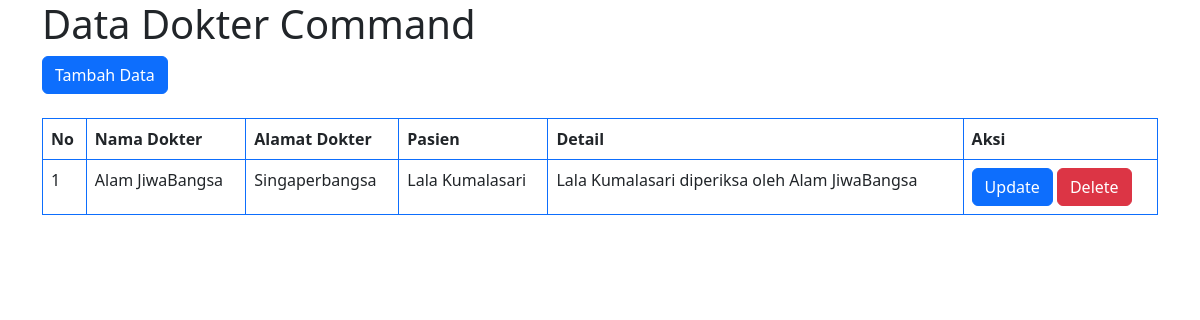
Page /tampil_doktercom.php on the committed database.
### tables this page shows
CREATE TABLE IF NOT EXISTS `doktercom` (
  `idDokter` int NOT NULL AUTO_INCREMENT,
  `namaDokter` varchar(64) NOT NULL,
  `alamatDokter` varchar(100) NOT NULL,
  `namaPasien` varchar(64) NOT NULL,
  PRIMARY KEY (`idDokter`)
);

### Database.php (called while the page is built, shortened)
<?php
class Database
{
	private $host = "localhost";
	private $user = "root";
	private $password = "";
	private $db = "apotek";
	protected $koneksi;
	public function __construct()
	{
		$this->koneksi = new mysqli($this->host, $this->user, $this->password, $this->db);
		return $this->koneksi;
	}
	public function tampil_data_doktercom()
	{
		$data = mysqli_query($this->koneksi, "select * from doktercom");
		while ($row = mysqli_fetch_array($data)) {
			$hasil[] = $row;
		}
		return $hasil;
	}
}

### tampil_doktercom.php (the view, shortened to what this page needs)
<?php
include_once('Database.php');
$db = new Database();
$dataDokCom = $db->tampil_data_doktercom();
?>
<!doctype html>
<html lang="en">
<head>
    <link href="https://cdn.jsdelivr.net/npm/bootstrap@5.2.0/dist/css/bootstrap.min.css" rel="stylesheet">
</head>
<body>
    <div class="container">
        <h1>Data Dokter Command</h1>
        <button type="button" class="btn btn-primary mb-4" data-bs-toggle="modal" data-bs-target="#exampleModal">
            Tambah Data
        </button>
        <table class="table table-bordered border-primary">
            <thead>
                <tr>
                    <th>No</th>
                    <th>Nama Dokter</th>
                    <th>Alamat Dokter</th>
                    <th>Pasien</th>
                    <th>Detail</th>
                    <th>Aksi</th>
                </tr>
            </thead>
            <tbody>
                <?php
                $no = 1;
                foreach ($dataDokCom as $row) {
                ?>
                    <tr>
                        <td><?= $no++; ?></td>
                        <td><?= $row["namaDokter"] ?></td>
                        <td><?= $row["alamatDokter"] ?></td>
                        <td><?= $row["namaPasien"] ?></td>
                        <td><?= $row["namaPasien"] ?> diperiksa oleh <?= $row["namaDokter"] ?></td>
                        <td>
                            <a href="edit_doktercom.php?id=<?php echo $row['idDokter']; ?>" class="btn btn-primary">Update</a>
                            <a href="proses_doktercommand.php?action=delete&id=<?php echo $row['idDokter']; ?>" class="btn btn-danger" onclick="confirm('Are You Sure ?')">Delete</a>
                        </td>
                    </tr>
                <?php } ?>
            </tbody>
        </table>
    </div>
</body>
</html>

### rows in the picture
doktercom: namaDokter "Alam JiwaBangsa", alamatDokter "Singaperbangsa", namaPasien "Lala Kumalasari"
